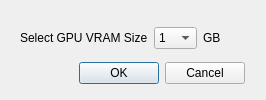
<?xml version="1.0" encoding="UTF-8"?>
<ui version="4.0">
 <class>Dialog_gpu</class>
 <widget class="QDialog" name="Dialog_gpu">
  <property name="geometry">
   <rect>
    <x>0</x>
    <y>0</y>
    <width>266</width>
    <height>100</height>
   </rect>
  </property>
  <property name="windowTitle">
   <string>Options</string>
  </property>
  <widget class="QWidget" name="">
   <property name="geometry">
    <rect>
     <x>20</x>
     <y>20</y>
     <width>225</width>
     <height>64</height>
    </rect>
   </property>
   <layout class="QGridLayout" name="gridLayout">
    <item row="0" column="0">
     <layout class="QHBoxLayout" name="horizontalLayout">
      <item>
       <widget class="QLabel" name="label">
        <property name="text">
         <string>Select GPU VRAM Size</string>
        </property>
       </widget>
      </item>
      <item>
       <widget class="QComboBox" name="vram_val">
        <item>
         <property name="text">
          <string>1</string>
         </property>
        </item>
        <item>
         <property name="text">
          <string>2</string>
         </property>
        </item>
        <item>
         <property name="text">
          <string>3</string>
         </property>
        </item>
        <item>
         <property name="text">
          <string>4</string>
         </property>
        </item>
        <item>
         <property name="text">
          <string>5</string>
         </property>
        </item>
        <item>
         <property name="text">
          <string>6</string>
         </property>
        </item>
        <item>
         <property name="text">
          <string>7</string>
         </property>
        </item>
        <item>
         <property name="text">
          <string>8</string>
         </property>
        </item>
       </widget>
      </item>
      <item>
       <widget class="QLabel" name="label_2">
        <property name="text">
         <string>GB</string>
        </property>
       </widget>
      </item>
     </layout>
    </item>
    <item row="1" column="0">
     <widget class="QDialogButtonBox" name="buttonBox">
      <property name="orientation">
       <enum>Qt::Horizontal</enum>
      </property>
      <property name="standardButtons">
       <set>QDialogButtonBox::Cancel|QDialogButtonBox::Ok</set>
      </property>
     </widget>
    </item>
   </layout>
  </widget>
 </widget>
 <resources/>
 <connections>
  <connection>
   <sender>buttonBox</sender>
   <signal>accepted()</signal>
   <receiver>Dialog_gpu</receiver>
   <slot>accept()</slot>
   <hints>
    <hint type="sourcelabel">
     <x>248</x>
     <y>254</y>
    </hint>
    <hint type="destinationlabel">
     <x>157</x>
     <y>274</y>
    </hint>
   </hints>
  </connection>
  <connection>
   <sender>buttonBox</sender>
   <signal>rejected()</signal>
   <receiver>Dialog_gpu</receiver>
   <slot>reject()</slot>
   <hints>
    <hint type="sourcelabel">
     <x>316</x>
     <y>260</y>
    </hint>
    <hint type="destinationlabel">
     <x>286</x>
     <y>274</y>
    </hint>
   </hints>
  </connection>
 </connections>
</ui>
